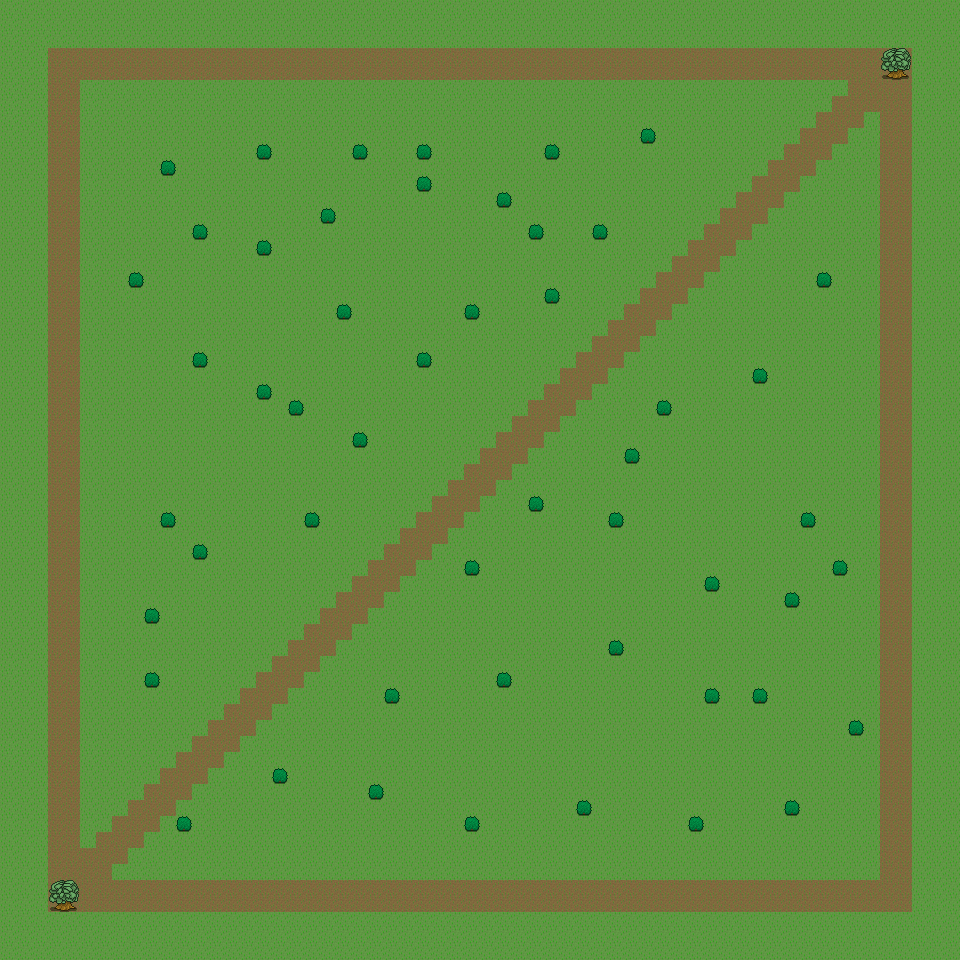

The image is a tile-based game level rendered from a .tmx file. Its description and source (layers, tilesets, objects; grid data summarised) follow:
An orthogonal 60x60 tile map with 16x16 px tiles, 4 tile layers (Kolizje, Tlo, Rosliny, Wierze).

<map version="1.0" orientation="orthogonal" width="60" height="60" tilewidth="16" tileheight="16">
 <tileset firstgid="1" name="bomb" tilewidth="16" tileheight="16">
  <image source="bomb.png" width="128" height="128" />
  <tile id="30">
   <properties>
    <property name="type" value="EMPTY" />
   </properties>
  </tile>
  <tile id="33">
   <properties>
    <property name="type" value="START" />
   </properties>
  </tile>
  <tile id="36">
   <properties>
    <property name="type" value="BORDER" />
   </properties>
  </tile>
  <tile id="47">
   <properties>
    <property name="type" value="END" />
   </properties>
  </tile>
 </tileset>
 <layer name="Kolizje" width="60" height="60">
  <data>[3600 cells, 3600 non-empty, 4 distinct tile ids]</data>
 </layer>
 <layer name="Tlo" width="60" height="60">
  <data>[3600 cells, 3600 non-empty, 2 distinct tile ids]</data>
 </layer>
 <layer name="Rosliny" width="60" height="60">
  <data>[3600 cells, 59 non-empty, 5 distinct tile ids]</data>
 </layer>
 <layer name="Wierze" width="60" height="60">
  <data>[3600 cells, 0 non-empty, 0 distinct tile ids]</data>
 </layer>
</map>